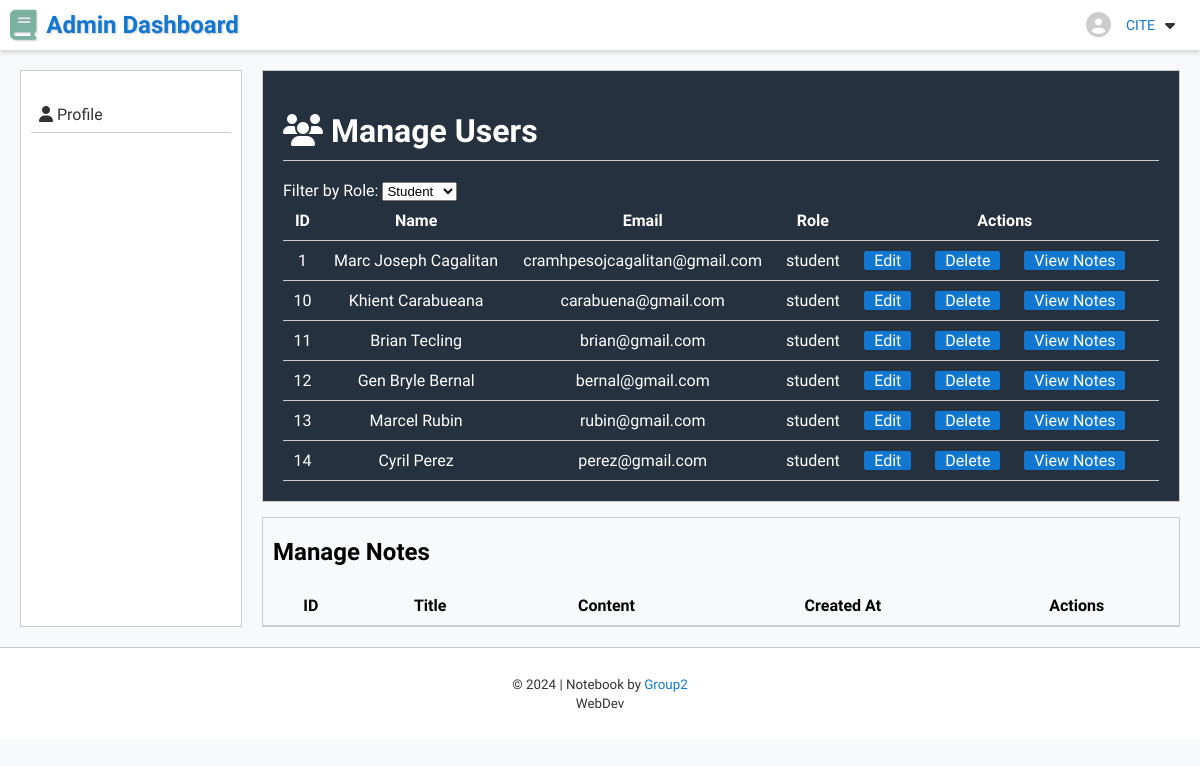
The app's page /view/admin_dashboard.php?role=student (signed in) with its own data.
### tables this page shows
CREATE TABLE `users` (
  `id` int(6) UNSIGNED NOT NULL,
  `name` varchar(255) NOT NULL,
  `email` varchar(255) NOT NULL,
  `password` varchar(255) NOT NULL,
  `role` enum('student','instructor','admin') NOT NULL DEFAULT 'student',
  `created_at` timestamp NOT NULL DEFAULT current_timestamp()
);

### view/admin_dashboard.php (the view, shortened to what this page needs)
<?php
include_once '../config/config.php';
$name = isset($_SESSION['user_name']) ? $_SESSION['user_name'] : '';
$sql_roles = "SELECT DISTINCT role FROM users";
$result_roles = $conn->query($sql_roles);
$selected_role = isset($_GET['role']) ? $_GET['role'] : '';
if ($selected_role) {
    $sql_users = "SELECT id, name, email, role FROM users WHERE role = ?";
    $stmt_users = $conn->prepare($sql_users);
    $stmt_users->bind_param("s", $selected_role);
    $stmt_users->execute();
    $result_users = $stmt_users->get_result();
} else {
    $sql_users = "SELECT id, name, email, role FROM users";
    $result_users = $conn->query($sql_users);
}
?>
<!DOCTYPE html>
<html lang="en">
<head>
    <link rel="stylesheet" href="../public/css/admin_dashboard.css">
</head>
<body>
    <header>
        <div class="header-container">
            <div class="logo">
                <i class="fas fa-book"></i> Admin Dashboard
            </div>
            <div class="user-info">
                <i class="fas fa-user-circle" id="user-circle"></i>
                <span class="username"><?php echo htmlspecialchars($name); ?></span>
                <div class="dropdown">
                    <i class="fa-solid fa-caret-down"></i>
                </div>
            </div>
        </div>
    </header>
    <main>
        <nav class="side-nav">
            <ul>
                <li><a href="admin_profile.php"><i class="fas fa-user"></i> Profile</a></li>
            </ul>
        </nav>
        <div class="main-content">
            <div class="top-container">
            <h1><i class="fas fa-users"></i> Manage Users</h1>
            <form method="GET" action="">
                <label for="role">Filter by Role:</label>
                <select name="role" id="role" onchange="this.form.submit()">
                    <?php while ($row_role = $result_roles->fetch_assoc()): ?>
                        <option value="<?php echo $row_role['role']; ?>" <?php if ($row_role['role'] == $selected_role) echo 'selected'; ?>>
                            <?php echo ucfirst($row_role['role']); ?>
                        </option>
                    <?php endwhile; ?>
                </select>
            </form>
            <table>
                <tr>
                    <th>ID</th>
                    <th>Name</th>
                    <th>Email</th>
                    <th>Role</th>
                    <th>Actions</th>
                </tr>
                <?php while ($row_user = $result_users->fetch_assoc()): ?>
                    <tr class="row-selector">
                        <td><?php echo $row_user['id']; ?></td>
                        <td><?php echo $row_user['name']; ?></td>
                        <td><?php echo $row_user['email']; ?></td>
                        <td><?php echo $row_user['role']; ?></td>
                        <td>
                            <a href="../controller/UserController.php?action=editUser&id=<?php echo $row_user['id']; ?>">Edit</a>
                            <a href="../controller/UserController.php?action=deleteUser&id=<?php echo $row_user['id']; ?>" onclick="return confirm('Are you sure to delete this user?')">Delete</a>
                            <a href="#" class="view-notes-link" data-user-id="<?php echo $row_user['id']; ?>">View Notes</a>
                        </td>
                    </tr>
                <?php endwhile; ?>
            </table>
            </div>
            <div class="manage_notes">
                <h2 id="user-name">Manage Notes</h2>
                <table id="notes-table">
                    <tr>
                        <th>ID</th>
                        <th>Title</th>
                        <th>Content</th>
                        <th>Created At</th>
                        <th>Actions</th>
                    </tr>
                </table>
            </div>
        </div>
    </main>
    <footer id="footer">
        <p>
            <small>&copy; 2024 | Notebook by <a href="github.com">Group2</a><br> WebDev</small>
        </p>
    </footer>
</body>
</html>

### public/css/admin_dashboard.css (style rules this page uses)
body { font-family: 'Source sans 3', sans-serif; background-color: #f8f9fa; margin: 0; padding: 0; font-weight: 320; }
header { background-color: #fff; padding: 10px; color: #333; box-shadow: 0 2px 5px #ccc; }
.header-container { display: flex; justify-content: space-between; align-items: center; position: relative; }
.logo { font-size: 24px; font-weight: bold; color: #1177D1; text-shadow: 1px 1px 2px #ccc; display: flex; align-items: center; }
.logo i { font-size: 30px; margin-right: 10px; color: #7ab1a1; }
.user-info { display: flex; align-items: center; }
#user-circle { color: #ccc; font-size: 25px; margin-right:15px; }
.username { font-size: 14px; margin-right: 10px; font-weight: 400; color: #1177D1; }
.dropdown { position: relative; display: inline-block; margin-right: 15px; }
main { display: flex; padding: 20px; }
nav { width: 200px; background-color: #fff; border: 1px solid #ccc; padding: 10px; }
nav ul { list-style-type: none; padding: 0; }
nav ul li { margin-bottom: 10px; border-bottom: 1px solid #ccc; }
nav ul li a { text-decoration: none; color: #333; display: block; padding: 8px; }
.main-content { flex: 1; padding-left: 20px; }
.top-container { background-color: #25313E; padding: 20px; border: 1px solid #ccc; color: #fff; }
h1 { margin-bottom: 20px; color: #fff; padding-bottom: 10px; border-bottom: 1px solid #ccc; }
table { width: 100%; border-collapse: collapse; }
th, td { padding: 10px; text-align: center; border-bottom: 1px solid #ccc; }
.row-selector td a { color: #fff; text-decoration: none; padding: 0 10px 0 10px; background: #1177D1 ; margin-right: 20px; border-radius: 2px; text-align: center; transition: background-color .5s ease; }
footer { display: flex; justify-content: center; text-align: center; color: #333; bottom: 0; width: 100%; background-color: #fff; padding: 10px 0; border-top: 1px solid #ccc; }
footer a { color: #1177D1; text-decoration: none; }
.manage_notes { border: 1px solid #ccc; margin-top: 15px; }
.manage_notes h2 { padding-left: 10px; }

### records on screen
users: id "1", name "Marc Joseph Cagalitan", email "cramhpesojcagalitan@gmail.com", role "student"
users: id "10", name "Khient Carabueana", email "carabuena@gmail.com", role "student"
users: id "11", name "Brian Tecling", email "brian@gmail.com", role "student"
users: id "12", name "Gen Bryle Bernal", email "bernal@gmail.com", role "student"
users: id "13", name "Marcel Rubin", email "rubin@gmail.com", role "student"
users: id "14", name "Cyril Perez", email "perez@gmail.com", role "student"

### other values on screen
$name "CITE"
form field role "Student"
